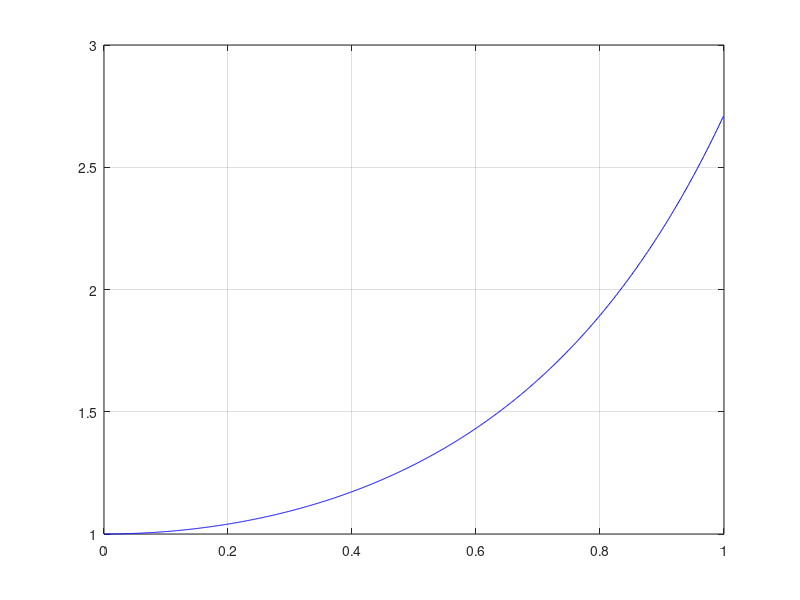

Write MATLAB code to recreate this figure.
function euler_adelante
    # explícito
    dt = 0.001;
    NDt = 1000;
    f = @(t,y) 2*t*y;

    t = zeros(NDt, 1);
    y = zeros(NDt, 1);

    t(1)=0;
    u(1)=1;
    for k=1: NDt - 1
        k1 = dt*f(t(k),u(k));
        t(k+1) = t(k) + dt;
        u(k+1) = u(k) + k1;
        fprintf("%d: t=%f, u=%f \n",k,t(k),u(k));
    endfor

    figure(1)
    plot(t,u,'b')
    grid on

endfunction
